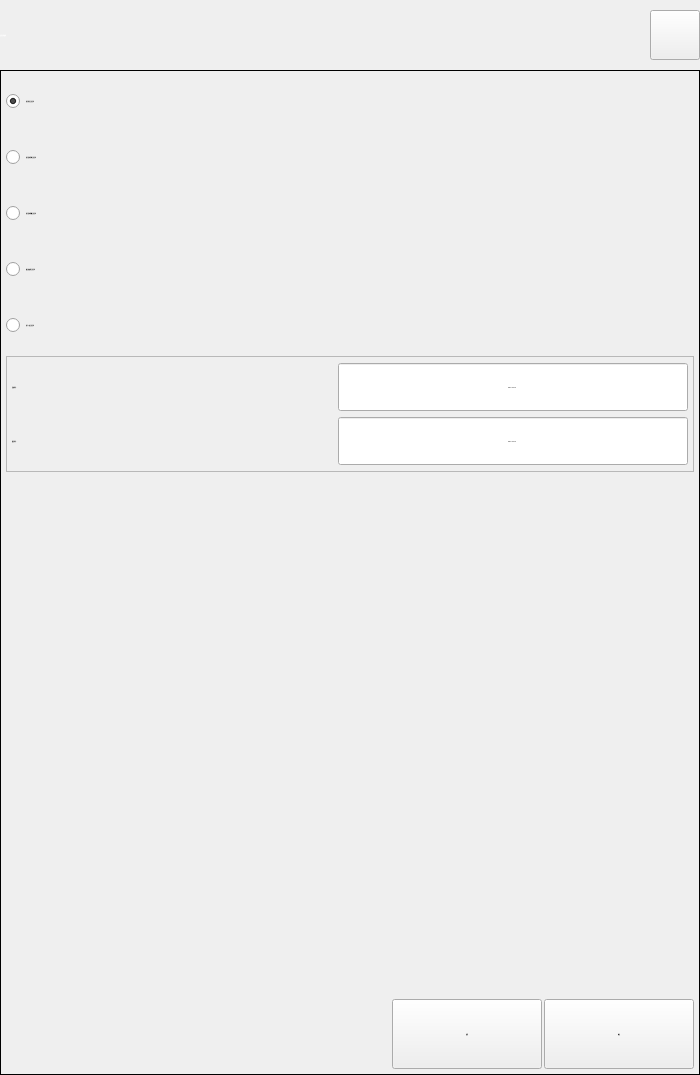
<?xml version="1.0" encoding="UTF-8"?>
<ui version="4.0">
 <class>DialogLogQuery</class>
 <widget class="QDialog" name="DialogLogQuery">
  <property name="geometry">
   <rect>
    <x>0</x>
    <y>0</y>
    <width>700</width>
    <height>1075</height>
   </rect>
  </property>
  <property name="minimumSize">
   <size>
    <width>700</width>
    <height>1075</height>
   </size>
  </property>
  <property name="maximumSize">
   <size>
    <width>700</width>
    <height>1075</height>
   </size>
  </property>
  <property name="font">
   <font>
    <family>微软雅黑</family>
    <pointsize>-1</pointsize>
    <weight>50</weight>
    <italic>false</italic>
    <bold>false</bold>
   </font>
  </property>
  <property name="windowTitle">
   <string notr="true">日志记录查询</string>
  </property>
  <property name="styleSheet">
   <string notr="true">font: 28px &quot;微软雅黑&quot;;</string>
  </property>
  <layout class="QVBoxLayout" name="verticalLayoutForm">
   <property name="spacing">
    <number>0</number>
   </property>
   <property name="margin">
    <number>0</number>
   </property>
   <item>
    <widget class="QFrame" name="frameTitle">
     <property name="sizePolicy">
      <sizepolicy hsizetype="Preferred" vsizetype="Fixed">
       <horstretch>0</horstretch>
       <verstretch>0</verstretch>
      </sizepolicy>
     </property>
     <property name="minimumSize">
      <size>
       <width>0</width>
       <height>70</height>
      </size>
     </property>
     <property name="maximumSize">
      <size>
       <width>16777215</width>
       <height>70</height>
      </size>
     </property>
     <property name="styleSheet">
      <string notr="true">QFrame#frameTitle
{
	background-color: transparent;
	border-image: url(:/img/widget/DialogTitle.png) 0 12 0 12;
	border-left: 12px transparent;
	border-right: 12px transparent;
}
</string>
     </property>
     <property name="frameShape">
      <enum>QFrame::NoFrame</enum>
     </property>
     <property name="frameShadow">
      <enum>QFrame::Raised</enum>
     </property>
     <layout class="QHBoxLayout" name="horizontalLayoutTitle">
      <property name="spacing">
       <number>5</number>
      </property>
      <property name="margin">
       <number>0</number>
      </property>
      <item>
       <widget class="QLabel" name="labelTitle">
        <property name="sizePolicy">
         <sizepolicy hsizetype="Preferred" vsizetype="Fixed">
          <horstretch>0</horstretch>
          <verstretch>0</verstretch>
         </sizepolicy>
        </property>
        <property name="minimumSize">
         <size>
          <width>0</width>
          <height>50</height>
         </size>
        </property>
        <property name="maximumSize">
         <size>
          <width>16777215</width>
          <height>50</height>
         </size>
        </property>
        <property name="font">
         <font>
          <family>微软雅黑</family>
          <pointsize>-1</pointsize>
          <weight>50</weight>
          <italic>false</italic>
          <bold>false</bold>
         </font>
        </property>
        <property name="styleSheet">
         <string notr="true">QLabel#labelTitle
{
	color: white;
}
</string>
        </property>
        <property name="frameShape">
         <enum>QFrame::NoFrame</enum>
        </property>
        <property name="text">
         <string>日志记录查询</string>
        </property>
       </widget>
      </item>
      <item>
       <widget class="xPushButton" name="pushButtonClose">
        <property name="sizePolicy">
         <sizepolicy hsizetype="Fixed" vsizetype="Fixed">
          <horstretch>0</horstretch>
          <verstretch>0</verstretch>
         </sizepolicy>
        </property>
        <property name="minimumSize">
         <size>
          <width>50</width>
          <height>50</height>
         </size>
        </property>
        <property name="maximumSize">
         <size>
          <width>50</width>
          <height>50</height>
         </size>
        </property>
        <property name="font">
         <font>
          <family>微软雅黑</family>
          <pointsize>-1</pointsize>
          <weight>50</weight>
          <italic>false</italic>
          <bold>false</bold>
         </font>
        </property>
        <property name="focusPolicy">
         <enum>Qt::NoFocus</enum>
        </property>
        <property name="styleSheet">
         <string notr="true">QPushButton#pushButtonClose:!pressed
{
	border-image: url(:/img/widget/BtnCloseNormal.png);
}

QPushButton#pushButtonClose:pressed
{
	border-image: url(:/img/widget/BtnClosePress.png);
}
</string>
        </property>
        <property name="text">
         <string notr="true"/>
        </property>
        <property name="iconSize">
         <size>
          <width>32</width>
          <height>32</height>
         </size>
        </property>
       </widget>
      </item>
     </layout>
    </widget>
   </item>
   <item>
    <widget class="QFrame" name="frame">
     <property name="font">
      <font>
       <family>微软雅黑</family>
       <pointsize>-1</pointsize>
       <weight>50</weight>
       <italic>false</italic>
       <bold>false</bold>
      </font>
     </property>
     <property name="frameShape">
      <enum>QFrame::Panel</enum>
     </property>
     <property name="frameShadow">
      <enum>QFrame::Plain</enum>
     </property>
     <property name="IsMainArea" stdset="0">
      <bool>true</bool>
     </property>
     <layout class="QGridLayout" name="gridLayoutFrame">
      <property name="horizontalSpacing">
       <number>2</number>
      </property>
      <property name="margin">
       <number>5</number>
      </property>
      <item row="7" column="0">
       <spacer name="horizontalSpacerBottom">
        <property name="orientation">
         <enum>Qt::Horizontal</enum>
        </property>
        <property name="sizeHint" stdset="0">
         <size>
          <width>233</width>
          <height>20</height>
         </size>
        </property>
       </spacer>
      </item>
      <item row="1" column="0">
       <widget class="xRadioButton" name="radioMsg">
        <property name="sizePolicy">
         <sizepolicy hsizetype="Expanding" vsizetype="Fixed">
          <horstretch>0</horstretch>
          <verstretch>0</verstretch>
         </sizepolicy>
        </property>
        <property name="minimumSize">
         <size>
          <width>200</width>
          <height>50</height>
         </size>
        </property>
        <property name="maximumSize">
         <size>
          <width>16777215</width>
          <height>50</height>
         </size>
        </property>
        <property name="font">
         <font>
          <family>微软雅黑</family>
          <pointsize>-1</pointsize>
          <weight>50</weight>
          <italic>false</italic>
          <bold>false</bold>
         </font>
        </property>
        <property name="focusPolicy">
         <enum>Qt::NoFocus</enum>
        </property>
        <property name="text">
         <string>显示系统消息日志记录</string>
        </property>
        <property name="checked">
         <bool>false</bool>
        </property>
       </widget>
      </item>
      <item row="0" column="0">
       <widget class="xRadioButton" name="radioAll">
        <property name="sizePolicy">
         <sizepolicy hsizetype="Expanding" vsizetype="Fixed">
          <horstretch>0</horstretch>
          <verstretch>0</verstretch>
         </sizepolicy>
        </property>
        <property name="minimumSize">
         <size>
          <width>200</width>
          <height>50</height>
         </size>
        </property>
        <property name="maximumSize">
         <size>
          <width>16777215</width>
          <height>50</height>
         </size>
        </property>
        <property name="font">
         <font>
          <family>微软雅黑</family>
          <pointsize>-1</pointsize>
          <weight>50</weight>
          <italic>false</italic>
          <bold>false</bold>
         </font>
        </property>
        <property name="focusPolicy">
         <enum>Qt::NoFocus</enum>
        </property>
        <property name="text">
         <string>显示所有日志记录</string>
        </property>
        <property name="checked">
         <bool>true</bool>
        </property>
       </widget>
      </item>
      <item row="4" column="0">
       <widget class="xRadioButton" name="radioNormal">
        <property name="sizePolicy">
         <sizepolicy hsizetype="Expanding" vsizetype="Fixed">
          <horstretch>0</horstretch>
          <verstretch>0</verstretch>
         </sizepolicy>
        </property>
        <property name="minimumSize">
         <size>
          <width>200</width>
          <height>50</height>
         </size>
        </property>
        <property name="maximumSize">
         <size>
          <width>16777215</width>
          <height>50</height>
         </size>
        </property>
        <property name="font">
         <font>
          <family>微软雅黑</family>
          <pointsize>-1</pointsize>
          <weight>50</weight>
          <italic>false</italic>
          <bold>false</bold>
         </font>
        </property>
        <property name="focusPolicy">
         <enum>Qt::NoFocus</enum>
        </property>
        <property name="text">
         <string>显示一般日志记录</string>
        </property>
        <property name="checked">
         <bool>false</bool>
        </property>
       </widget>
      </item>
      <item row="5" column="0" colspan="3">
       <widget class="QFrame" name="frameTime">
        <property name="font">
         <font>
          <family>微软雅黑</family>
          <pointsize>-1</pointsize>
          <weight>50</weight>
          <italic>false</italic>
          <bold>false</bold>
         </font>
        </property>
        <property name="frameShape">
         <enum>QFrame::StyledPanel</enum>
        </property>
        <layout class="QGridLayout" name="gridLayoutTime">
         <property name="verticalSpacing">
          <number>4</number>
         </property>
         <property name="margin">
          <number>5</number>
         </property>
         <item row="0" column="0">
          <widget class="QLabel" name="labelTimeBegin">
           <property name="sizePolicy">
            <sizepolicy hsizetype="Preferred" vsizetype="Fixed">
             <horstretch>0</horstretch>
             <verstretch>0</verstretch>
            </sizepolicy>
           </property>
           <property name="minimumSize">
            <size>
             <width>0</width>
             <height>50</height>
            </size>
           </property>
           <property name="maximumSize">
            <size>
             <width>16777215</width>
             <height>50</height>
            </size>
           </property>
           <property name="font">
            <font>
             <family>微软雅黑</family>
             <pointsize>-1</pointsize>
             <weight>50</weight>
             <italic>false</italic>
             <bold>false</bold>
            </font>
           </property>
           <property name="text">
            <string>开始时间：</string>
           </property>
          </widget>
         </item>
         <item row="0" column="1">
          <widget class="xDateTimeEdit" name="timeEditBegin">
           <property name="sizePolicy">
            <sizepolicy hsizetype="Fixed" vsizetype="Fixed">
             <horstretch>0</horstretch>
             <verstretch>0</verstretch>
            </sizepolicy>
           </property>
           <property name="minimumSize">
            <size>
             <width>350</width>
             <height>50</height>
            </size>
           </property>
           <property name="maximumSize">
            <size>
             <width>350</width>
             <height>50</height>
            </size>
           </property>
           <property name="font">
            <font>
             <family>微软雅黑</family>
             <pointsize>-1</pointsize>
             <weight>50</weight>
             <italic>false</italic>
             <bold>false</bold>
            </font>
           </property>
           <property name="focusPolicy">
            <enum>Qt::ClickFocus</enum>
           </property>
           <property name="alignment">
            <set>Qt::AlignCenter</set>
           </property>
           <property name="buttonSymbols">
            <enum>QAbstractSpinBox::NoButtons</enum>
           </property>
           <property name="specialValueText">
            <string notr="true"/>
           </property>
           <property name="keyboardTracking">
            <bool>true</bool>
           </property>
           <property name="minimumDateTime">
            <datetime>
             <hour>0</hour>
             <minute>0</minute>
             <second>0</second>
             <year>2000</year>
             <month>1</month>
             <day>1</day>
            </datetime>
           </property>
           <property name="displayFormat">
            <string notr="true">yyyy-MM-dd HH:mm</string>
           </property>
           <property name="HasBtn" stdset="0">
            <bool>true</bool>
           </property>
          </widget>
         </item>
         <item row="1" column="0">
          <widget class="QLabel" name="labelTimeEnd">
           <property name="sizePolicy">
            <sizepolicy hsizetype="Preferred" vsizetype="Fixed">
             <horstretch>0</horstretch>
             <verstretch>0</verstretch>
            </sizepolicy>
           </property>
           <property name="minimumSize">
            <size>
             <width>0</width>
             <height>50</height>
            </size>
           </property>
           <property name="maximumSize">
            <size>
             <width>16777215</width>
             <height>50</height>
            </size>
           </property>
           <property name="font">
            <font>
             <family>微软雅黑</family>
             <pointsize>-1</pointsize>
             <weight>50</weight>
             <italic>false</italic>
             <bold>false</bold>
            </font>
           </property>
           <property name="text">
            <string>结束时间：</string>
           </property>
          </widget>
         </item>
         <item row="1" column="1">
          <widget class="xDateTimeEdit" name="timeEditEnd">
           <property name="sizePolicy">
            <sizepolicy hsizetype="Fixed" vsizetype="Fixed">
             <horstretch>0</horstretch>
             <verstretch>0</verstretch>
            </sizepolicy>
           </property>
           <property name="minimumSize">
            <size>
             <width>350</width>
             <height>50</height>
            </size>
           </property>
           <property name="maximumSize">
            <size>
             <width>350</width>
             <height>50</height>
            </size>
           </property>
           <property name="font">
            <font>
             <family>微软雅黑</family>
             <pointsize>-1</pointsize>
             <weight>50</weight>
             <italic>false</italic>
             <bold>false</bold>
            </font>
           </property>
           <property name="focusPolicy">
            <enum>Qt::ClickFocus</enum>
           </property>
           <property name="alignment">
            <set>Qt::AlignCenter</set>
           </property>
           <property name="buttonSymbols">
            <enum>QAbstractSpinBox::NoButtons</enum>
           </property>
           <property name="specialValueText">
            <string notr="true"/>
           </property>
           <property name="keyboardTracking">
            <bool>false</bool>
           </property>
           <property name="displayFormat">
            <string notr="true">yyyy-MM-dd HH:mm</string>
           </property>
           <property name="HasBtn" stdset="0">
            <bool>true</bool>
           </property>
          </widget>
         </item>
        </layout>
       </widget>
      </item>
      <item row="3" column="0">
       <widget class="xRadioButton" name="radioTime">
        <property name="sizePolicy">
         <sizepolicy hsizetype="Expanding" vsizetype="Fixed">
          <horstretch>0</horstretch>
          <verstretch>0</verstretch>
         </sizepolicy>
        </property>
        <property name="minimumSize">
         <size>
          <width>200</width>
          <height>50</height>
         </size>
        </property>
        <property name="maximumSize">
         <size>
          <width>16777215</width>
          <height>50</height>
         </size>
        </property>
        <property name="font">
         <font>
          <family>微软雅黑</family>
          <pointsize>-1</pointsize>
          <weight>50</weight>
          <italic>false</italic>
          <bold>false</bold>
         </font>
        </property>
        <property name="focusPolicy">
         <enum>Qt::NoFocus</enum>
        </property>
        <property name="text">
         <string>按日期查询日志记录</string>
        </property>
        <property name="checked">
         <bool>false</bool>
        </property>
       </widget>
      </item>
      <item row="2" column="0">
       <widget class="xRadioButton" name="radioAlarm">
        <property name="sizePolicy">
         <sizepolicy hsizetype="Expanding" vsizetype="Fixed">
          <horstretch>0</horstretch>
          <verstretch>0</verstretch>
         </sizepolicy>
        </property>
        <property name="minimumSize">
         <size>
          <width>200</width>
          <height>50</height>
         </size>
        </property>
        <property name="maximumSize">
         <size>
          <width>16777215</width>
          <height>50</height>
         </size>
        </property>
        <property name="font">
         <font>
          <family>微软雅黑</family>
          <pointsize>-1</pointsize>
          <weight>50</weight>
          <italic>false</italic>
          <bold>false</bold>
         </font>
        </property>
        <property name="focusPolicy">
         <enum>Qt::NoFocus</enum>
        </property>
        <property name="text">
         <string>显示系统报警日志记录</string>
        </property>
        <property name="checked">
         <bool>false</bool>
        </property>
       </widget>
      </item>
      <item row="6" column="0" colspan="3">
       <spacer name="verticalSpacer">
        <property name="orientation">
         <enum>Qt::Vertical</enum>
        </property>
        <property name="sizeHint" stdset="0">
         <size>
          <width>20</width>
          <height>40</height>
         </size>
        </property>
       </spacer>
      </item>
      <item row="7" column="1">
       <widget class="QPushButton" name="pushButtonCancel">
        <property name="minimumSize">
         <size>
          <width>150</width>
          <height>70</height>
         </size>
        </property>
        <property name="maximumSize">
         <size>
          <width>150</width>
          <height>70</height>
         </size>
        </property>
        <property name="font">
         <font>
          <family>微软雅黑</family>
          <pointsize>-1</pointsize>
          <weight>50</weight>
          <italic>false</italic>
          <bold>false</bold>
         </font>
        </property>
        <property name="focusPolicy">
         <enum>Qt::NoFocus</enum>
        </property>
        <property name="text">
         <string>取消</string>
        </property>
        <property name="icon">
         <iconset resource="xPad.qrc">
          <normaloff>:/img/32X32/Cancel.png</normaloff>:/img/32X32/Cancel.png</iconset>
        </property>
        <property name="iconSize">
         <size>
          <width>32</width>
          <height>32</height>
         </size>
        </property>
       </widget>
      </item>
      <item row="7" column="2">
       <widget class="QPushButton" name="pushButtonOK">
        <property name="minimumSize">
         <size>
          <width>150</width>
          <height>70</height>
         </size>
        </property>
        <property name="maximumSize">
         <size>
          <width>150</width>
          <height>70</height>
         </size>
        </property>
        <property name="font">
         <font>
          <family>微软雅黑</family>
          <pointsize>-1</pointsize>
          <weight>50</weight>
          <italic>false</italic>
          <bold>false</bold>
         </font>
        </property>
        <property name="focusPolicy">
         <enum>Qt::NoFocus</enum>
        </property>
        <property name="text">
         <string>确定</string>
        </property>
        <property name="icon">
         <iconset resource="xPad.qrc">
          <normaloff>:/img/32X32/OK.png</normaloff>:/img/32X32/OK.png</iconset>
        </property>
        <property name="iconSize">
         <size>
          <width>32</width>
          <height>32</height>
         </size>
        </property>
       </widget>
      </item>
     </layout>
    </widget>
   </item>
  </layout>
 </widget>
 <customwidgets>
  <customwidget>
   <class>xPushButton</class>
   <extends>QPushButton</extends>
   <header>xpushbutton.h</header>
  </customwidget>
  <customwidget>
   <class>xRadioButton</class>
   <extends>QRadioButton</extends>
   <header>xradiobutton.h</header>
  </customwidget>
  <customwidget>
   <class>xDateTimeEdit</class>
   <extends>QDateTimeEdit</extends>
   <header>xdatetimeedit.h</header>
   <slots>
    <signal>clicked(QDateTimeEdit::Section)</signal>
   </slots>
  </customwidget>
 </customwidgets>
 <resources>
  <include location="xPad.qrc"/>
 </resources>
 <connections>
  <connection>
   <sender>pushButtonClose</sender>
   <signal>clicked()</signal>
   <receiver>DialogLogQuery</receiver>
   <slot>reject()</slot>
   <hints>
    <hint type="sourcelabel">
     <x>459</x>
     <y>31</y>
    </hint>
    <hint type="destinationlabel">
     <x>499</x>
     <y>34</y>
    </hint>
   </hints>
  </connection>
  <connection>
   <sender>radioTime</sender>
   <signal>toggled(bool)</signal>
   <receiver>frameTime</receiver>
   <slot>setEnabled(bool)</slot>
   <hints>
    <hint type="sourcelabel">
     <x>118</x>
     <y>176</y>
    </hint>
    <hint type="destinationlabel">
     <x>119</x>
     <y>202</y>
    </hint>
   </hints>
  </connection>
  <connection>
   <sender>timeEditBegin</sender>
   <signal>clicked(QDateTimeEdit::Section)</signal>
   <receiver>DialogLogQuery</receiver>
   <slot>beginTimeClicked(QDateTimeEdit::Section)</slot>
   <hints>
    <hint type="sourcelabel">
     <x>347</x>
     <y>227</y>
    </hint>
    <hint type="destinationlabel">
     <x>249</x>
     <y>178</y>
    </hint>
   </hints>
  </connection>
  <connection>
   <sender>timeEditEnd</sender>
   <signal>clicked(QDateTimeEdit::Section)</signal>
   <receiver>DialogLogQuery</receiver>
   <slot>endTimeClicked(QDateTimeEdit::Section)</slot>
   <hints>
    <hint type="sourcelabel">
     <x>347</x>
     <y>271</y>
    </hint>
    <hint type="destinationlabel">
     <x>249</x>
     <y>178</y>
    </hint>
   </hints>
  </connection>
  <connection>
   <sender>pushButtonCancel</sender>
   <signal>clicked()</signal>
   <receiver>DialogLogQuery</receiver>
   <slot>reject()</slot>
   <hints>
    <hint type="sourcelabel">
     <x>466</x>
     <y>758</y>
    </hint>
    <hint type="destinationlabel">
     <x>349</x>
     <y>399</y>
    </hint>
   </hints>
  </connection>
  <connection>
   <sender>pushButtonOK</sender>
   <signal>clicked()</signal>
   <receiver>DialogLogQuery</receiver>
   <slot>accept()</slot>
   <hints>
    <hint type="sourcelabel">
     <x>618</x>
     <y>758</y>
    </hint>
    <hint type="destinationlabel">
     <x>349</x>
     <y>399</y>
    </hint>
   </hints>
  </connection>
 </connections>
 <slots>
  <slot>beginTimeClicked(QDateTimeEdit::Section)</slot>
  <slot>endTimeClicked(QDateTimeEdit::Section)</slot>
 </slots>
</ui>
